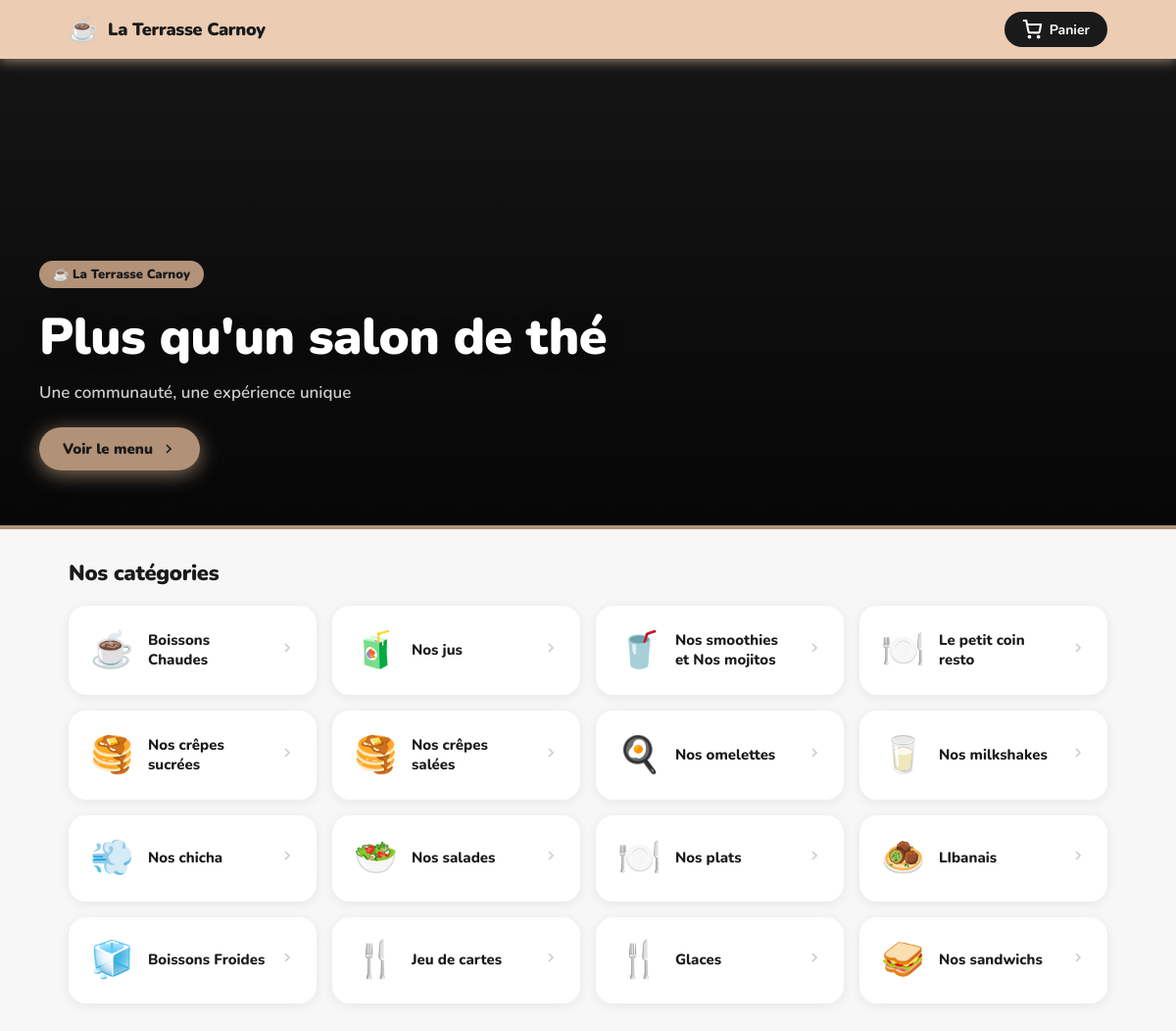
Page /categories/ on the committed database.
### shop/models.py (models this page shows, shortened)
class Category(models.Model):
    name = models.CharField(max_length=100)

### shop/views.py (the view)
# urls.py: path('categories/', views.category_list, name='category_list'),
def category_list(request):
    categories = Category.objects.all()
    products = Product.objects.all()
    return render(request, 'shop/category_list.html', {
        'categories': categories,
        'products': products,
    })

### shop/templates/shop/category_list.html (shortened to what this page needs)
{% load static %}
<!DOCTYPE html>
<html lang="fr">
<head>
    <link rel="stylesheet" href="{% static 'shop/style.css' %}">
</head>
<body>
<nav class="navbar">
    <div class="navbar-inner">
        <a href="/" class="brand">
            <span class="brand-icon">☕</span>
            <span class="brand-name">La Terrasse Carnoy</span>
        </a>
        <a href="{% url 'cart' %}" class="cart-btn">
            <svg width="20" height="20" viewBox="0 0 24 24" fill="none" stroke="currentColor" stroke-width="2.5"><circle cx="9" cy="21" r="1"/><circle cx="20" cy="21" r="1"/><path d="M1 1h4l2.68 13.39a2 2 0 0 0 2 1.61h9.72a2 2 0 0 0 2-1.61L23 6H6"/></svg>
            Panier
        </a>
    </div>
</nav>
<div class="hero-video">
    <video class="video-bg" autoplay muted loop playsinline>
        <source src="{% static 'shop/cafe.mp4' %}" type="video/mp4">
    </video>
    <div class="video-overlay"></div>
    <div class="video-content">
        <span class="video-tag">☕ La Terrasse Carnoy</span>
        <h1 class="video-title">Plus qu'un salon de thé</h1>
        <p class="video-subtitle">Une communauté, une expérience unique</p>
        <a href="#categories" class="video-cta">
            Voir le menu
            <svg width="16" height="16" viewBox="0 0 24 24" fill="none" stroke="currentColor" stroke-width="2.5"><polyline points="9 18 15 12 9 6"/></svg>
        </a>
    </div>
    <div class="video-bar"></div>
</div>
<div class="section-container" id="categories">
    <h2 class="section-title">Nos catégories</h2>
    <div class="categories-grid-big">
        {% for category in categories %}
        <a href="{% url 'products_by_category' category.id %}" class="category-card-big">
            <div class="category-card-icon">
                {% if "café" in category.name|lower or "cafe" in category.name|lower or "chaude" in category.name|lower %}☕
                {% elif "thé" in category.name|lower %}🍵
                {% elif "jus" in category.name|lower %}🧃
                {% elif "smoothie" in category.name|lower or "mojito" in category.name|lower %}🥤
                {% elif "milkshake" in category.name|lower %}🥛
                {% elif "crêpe" in category.name|lower or "crepe" in category.name|lower %}🥞
                {% elif "sandwich" in category.name|lower %}🥪
                {% elif "salade" in category.name|lower %}🥗
                {% elif "omelette" in category.name|lower %}🍳
                {% elif "plat" in category.name|lower or "resto" in category.name|lower %}🍽️
                {% elif "libanais" in category.name|lower %}🧆
                {% elif "chicha" in category.name|lower %}💨
                {% elif "froide" in category.name|lower %}🧊
                {% else %}🍴{% endif %}
            </div>
            <span class="category-card-name">{{ category.name }}</span>
            <span class="category-card-arrow">
                <svg width="16" height="16" viewBox="0 0 24 24" fill="none" stroke="currentColor" stroke-width="2.5"><polyline points="9 18 15 12 9 6"/></svg>
            </span>
        </a>
        {% empty %}
        <div class="empty-state">
            <span class="empty-emoji">🍽️</span>
            <p>Aucune catégorie disponible</p>
        </div>
        {% endfor %}
    </div>
</div>
</body>
</html>

### shop/static/shop/style.css (style rules this page uses)
*, *::before, *::after { box-sizing: border-box; margin: 0; padding: 0; }
body { font-family: 'Nunito', sans-serif; background: #f7f7f7; color: #1a1a1a; min-height: 100vh; }
.navbar { background: #e9bf9cc0; position: sticky; top: 0; z-index: 100; box-shadow: 0 2px 12px rgba(255, 218, 183, 0.562); }
.navbar-inner { max-width: 1100px; margin: 0 auto; padding: 0 20px; height: 60px; display: flex; align-items: center; justify-content: space-between; }
.brand { display: flex; align-items: center; gap: 10px; text-decoration: none; }
.brand-icon { font-size: 24px; line-height: 1; }
.brand-name { font-size: 18px; font-weight: 900; color: #1a1a1a; letter-spacing: -0.3px; }
.cart-btn { display: flex; align-items: center; gap: 8px; background: #1a1a1a; color: #fff; text-decoration: none; padding: 8px 18px; border-radius: 50px; font-size: 14px; font-weight: 700; position: relative; transition: transform 0.15s, background 0.15s; }
.hero-video { position: relative; width: 100%; height: 480px; overflow: hidden; background: #1a1a1a; }
.video-bg { position: absolute; top: 50%; left: 50%; transform: translate(-50%, -50%); min-width: 100%; min-height: 100%; width: auto; height: auto; object-fit: cover; }
.video-overlay { position: absolute; inset: 0; background: linear-gradient( to bottom, rgba(0,0,0,0.2) 0%, rgba(0,0,0,0.55) 60%, rgba(0,0,0,0.75) 100% ); }
.video-content { position: absolute; bottom: 60px; left: 0; right: 0; padding: 0 40px; z-index: 2; }
.video-tag { display: inline-block; background: #e9bf9cc0; color: #1a1a1a; font-size: 13px; font-weight: 900; padding: 5px 14px; border-radius: 50px; margin-bottom: 14px; }
.video-title { font-size: clamp(28px, 5vw, 52px); font-weight: 900; color: #fff; margin: 0 0 10px; letter-spacing: -0.5px; text-shadow: 0 2px 20px rgba(0,0,0,0.3); }
.video-subtitle { font-size: 17px; font-weight: 600; color: rgba(255,255,255,0.8); margin: 0 0 24px; }
.video-cta { display: inline-flex; align-items: center; gap: 8px; background: #e9bf9cc0; color: #1a1a1a; font-size: 15px; font-weight: 900; padding: 12px 24px; border-radius: 50px; text-decoration: none; transition: transform 0.15s, background 0.15s; box-shadow: 0 4px 20px rgba(255, 218, 183, 0.5); }
.video-bar { position: absolute; bottom: 0; left: 0; right: 0; height: 4px; background: #e9bf9cc0; z-index: 3; }
.section-container { max-width: 1100px; margin: 0 auto; padding: 30px 20px; }
.section-title { font-size: 22px; font-weight: 900; color: #1a1a1a; margin-bottom: 18px; letter-spacing: -0.3px; }
.categories-grid-big { display: grid; grid-template-columns: repeat(auto-fill, minmax(200px, 1fr)); gap: 16px; }
.category-card-big { background: #fff; border-radius: 18px; padding: 24px 20px; display: flex; align-items: center; gap: 14px; text-decoration: none; color: #1a1a1a; box-shadow: 0 2px 12px rgba(0,0,0,0.07); transition: transform 0.2s, box-shadow 0.2s, border-color 0.2s; border: 2px solid transparent; }
.category-card-icon { font-size: 36px; line-height: 1; flex-shrink: 0; }
.category-card-name { font-size: 15px; font-weight: 800; flex: 1; line-height: 1.3; }
.category-card-arrow { color: #ccc; flex-shrink: 0; transition: color 0.2s, transform 0.2s; }

### rows in the picture
Category: name "Boissons Chaudes"
Category: name "Nos jus"
Category: name "Nos smoothies et Nos mojitos"
Category: name "Le petit coin resto"
Category: name "Nos crêpes sucrées"
Category: name "Nos crêpes salées"
Category: name "Nos omelettes"
Category: name "Nos milkshakes"
Category: name "Nos chicha"
Category: name "Nos salades"
Category: name "Nos plats"
Category: name "LIbanais"
Category: name "Boissons Froides"
Category: name "Jeu de cartes"
Category: name "Glaces"
Category: name "Nos sandwichs"
